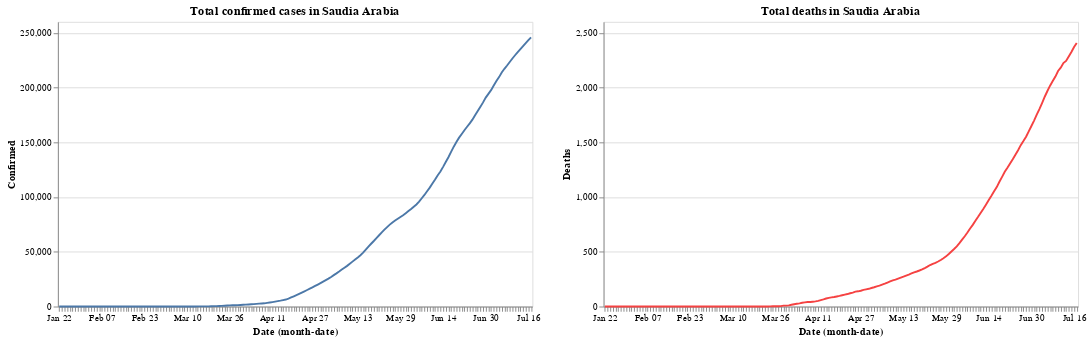

Notebook code for this chart:
### Code cell
red= alt.value("#f54242")
    
base.encode(y='Confirmed').properties(title='Total confirmed cases in Saudia Arabia')|base.encode(y='Deaths',color=red).properties(title='Total deaths in Saudia Arabia')

### Figure 1 — Vega-Lite specification as saved in the notebook (floating-point values rounded to 4 significant figures; data arrays with more than 128 entries replaced by an {"elided": "..."} marker saying what was removed)
{"config": {"view": {"continuousWidth": 400, "continuousHeight": 300}}, "hconcat": [{"mark": "line", "encoding": {"x": {"type": "ordinal", "field": "Date", "timeUnit": "monthdate"}, "y": {"type": "quantitative", "field": "Confirmed"}}, "title": "Total confirmed cases in Saudia Arabia", "width": 500}, {"mark": "line", "encoding": {"color": {"value": "#f54242"}, "x": {"type": "ordinal", "field": "Date", "timeUnit": "monthdate"}, "y": {"type": "quantitative", "field": "Deaths"}}, "title": "Total deaths in Saudia Arabia", "width": 500}], "data": {"name": "data-b69e3fb59def3fb321fb497cef0d6a2f"}, "$schema": "https://vega.github.io/schema/vega-lite/v4.8.1.json", "datasets": {"data-b69e3fb59def3fb321fb497cef0d6a2f": {"elided": "178 records"}}}
